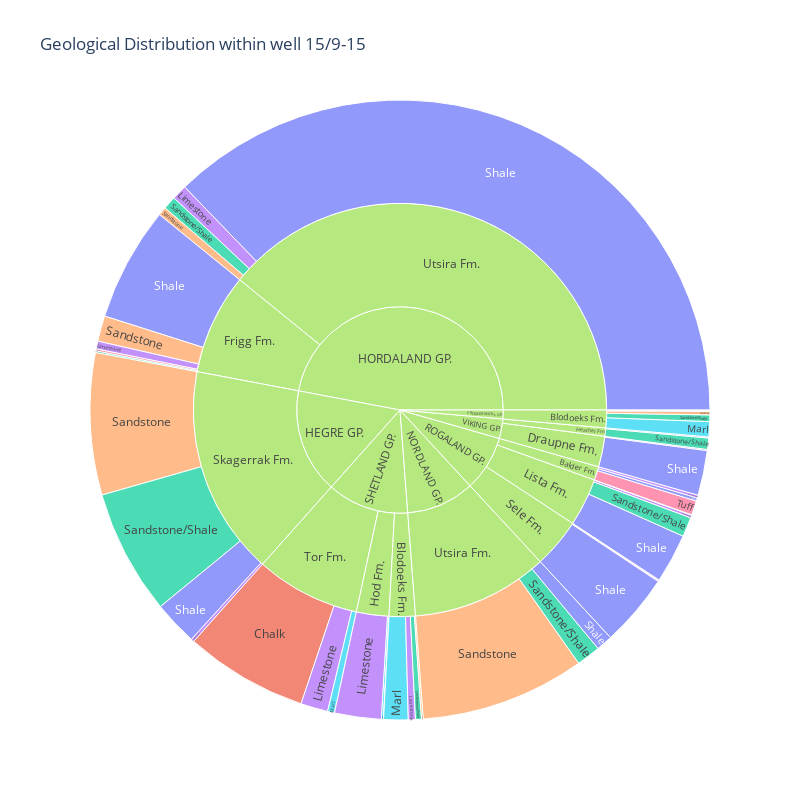

Here is the notebook cell this chart was saved with:
### Code cell
fig = px.sunburst(
    grouped_data,
    path=["GROUP", "FORMATION", "LITH"],
    values='count',
    title="Geological Distribution within well 15/9-15",
    width=800, 
    height=800,
    color='LITH',
)
fig.show()

### Figure 1 — Plotly figure (JSON) as saved in the notebook; plotly's stock layout.template omitted (floating-point values rounded to 4 significant figures)
{"data": [{"branchvalues": "total", "customdata": [["Shale"], ["Shale"], ["Chalk"], ["Sandstone/Shale"], ["Sandstone/Shale"], ["Limestone"], ["Shale"], ["Sandstone"], ["Shale"], ["Limestone"], ["Sandstone/Shale"], ["Shale"], ["Marl"], ["Sandstone/Shale"], ["Shale"], ["Shale"], ["Shale"], ["Chalk"], ["Shale"], ["Sandstone"], ["Limestone"], ["Limestone"], ["Limestone"], ["Marl"], ["Shale"], ["Sandstone/Shale"], ["Marl"], ["Tuff"], ["Limestone"], ["Sandstone"], ["Limestone"], ["Limestone"], ["Tuff"], ["Sandstone"], ["Sandstone/Shale"], ["Sandstone/Shale"], ["Sandstone"], ["Marl"], ["Limestone"], ["Limestone"], ["Limestone"], ["Tuff"], ["Sandstone"], ["Marl"], ["Sandstone/Shale"], ["(?)"], ["(?)"], ["(?)"], ["(?)"], ["(?)"], ["(?)"], ["(?)"], ["(?)"], ["(?)"], ["(?)"], ["(?)"], ["(?)"], ["(?)"], ["(?)"], ["(?)"], ["(?)"], ["(?)"], ["(?)"], ["(?)"], ["(?)"]], "domain": {"x": [0, 1], "y": [0, 1]}, "hovertemplate": "labels=%{label}<br>count=%{value}<br>parent=%{parent}<br>id=%{id}<br>LITH=%{customdata[0]}<extra></extra>", "ids": ["HORDALAND GP./Frigg Fm./Shale", "ROGALAND GP./Sele Fm./Shale", "SHETLAND GP./Hod Fm./Chalk", "ROGALAND GP./Lista Fm./Sandstone/Shale", "CROMER KNOLL GP./Blodoeks Fm./Sandstone/Shale", "VIKING GP./Draupne Fm./Limestone", "VIKING GP./Heather Fm./Shale", "HEGRE GP./Skagerrak Fm./Sandstone", "NORDLAND GP./Utsira Fm./Shale", "ROGALAND GP./Sele Fm./Limestone", "NORDLAND GP./Utsira Fm./Sandstone/Shale", "HEGRE GP./Skagerrak Fm./Shale", "SHETLAND GP./Blodoeks Fm./Marl", "SHETLAND GP./Blodoeks Fm./Sandstone/Shale", "ROGALAND GP./Lista Fm./Shale", "ROGALAND GP./Balder Fm./Shale", "HORDALAND GP./Utsira Fm./Shale", "SHETLAND GP./Tor Fm./Chalk", "CROMER KNOLL GP./Blodoeks Fm./Shale", "CROMER KNOLL GP./Blodoeks Fm./Sandstone", "HEGRE GP./Skagerrak Fm./Limestone", "ROGALAND GP./Balder Fm./Limestone", "HORDALAND GP./Frigg Fm./Limestone", "SHETLAND GP./Hod Fm./Marl", "VIKING GP./Draupne Fm./Shale", "HORDALAND GP./Frigg Fm./Sandstone/Shale", "ROGALAND GP./Lista Fm./Marl", "HORDALAND GP./Frigg Fm./Tuff", "SHETLAND GP./Hod Fm./Limestone", "SHETLAND GP./Blodoeks Fm./Sandstone", "SHETLAND GP./Tor Fm./Limestone", "CROMER KNOLL GP./Blodoeks Fm./Limestone", "ROGALAND GP./Balder Fm./Tuff", "HORDALAND GP./Utsira Fm./Sandstone", "HEGRE GP./Skagerrak Fm./Sandstone/Shale", "VIKING GP./Heather Fm./Sandstone/Shale", "HORDALAND GP./Frigg Fm./Sandstone", "SHETLAND GP./Tor Fm./Marl", "HORDALAND GP./Utsira Fm./Limestone", "ROGALAND GP./Lista Fm./Limestone", "SHETLAND GP./Blodoeks Fm./Limestone", "ROGALAND GP./Sele Fm./Tuff", "NORDLAND GP./Utsira Fm./Sandstone", "CROMER KNOLL GP./Blodoeks Fm./Marl", "HORDALAND GP./Utsira Fm./Sandstone/Shale", "ROGALAND GP./Balder Fm.", "CROMER KNOLL GP./Blodoeks Fm.", "SHETLAND GP./Blodoeks Fm.", "VIKING GP./Draupne Fm.", "HORDALAND GP./Frigg Fm.", "VIKING GP./Heather Fm.", "SHETLAND GP./Hod Fm.", "ROGALAND GP./Lista Fm.", "ROGALAND GP./Sele Fm.", "HEGRE GP./Skagerrak Fm.", "SHETLAND GP./Tor Fm.", "HORDALAND GP./Utsira Fm.", "NORDLAND GP./Utsira Fm.", "CROMER KNOLL GP.", "HEGRE GP.", "HORDALAND GP.", "NORDLAND GP.", "ROGALAND GP.", "SHETLAND GP.", "VIKING GP."], "labels": ["Shale", "Shale", "Chalk", "Sandstone/Shale", "Sandstone/Shale", "Limestone", "Shale", "Sandstone", "Shale", "Limestone", "Sandstone/Shale", "Shale", "Marl", "Sandstone/Shale", "Shale", "Shale", "Shale", "Chalk", "Shale", "Sandstone", "Limestone", "Limestone", "Limestone", "Marl", "Shale", "Sandstone/Shale", "Marl", "Tuff", "Limestone", "Sandstone", "Limestone", "Limestone", "Tuff", "Sandstone", "Sandstone/Shale", "Sandstone/Shale", "Sandstone", "Marl", "Limestone", "Limestone", "Limestone", "Tuff", "Sandstone", "Marl", "Sandstone/Shale", "Balder Fm.", "Blodoeks Fm.", "Blodoeks Fm.", "Draupne Fm.", "Frigg Fm.", "Heather Fm.", "Hod Fm.", "Lista Fm.", "Sele Fm.", "Skagerrak Fm.", "Tor Fm.", "Utsira Fm.", "Utsira Fm.", "CROMER KNOLL GP.", "HEGRE GP.", "HORDALAND GP.", "NORDLAND GP.", "ROGALAND GP.", "SHETLAND GP.", "VIKING GP."], "marker": {"colors": ["#636efa", "#636efa", "#EF553B", "#00cc96", "#00cc96", "#ab63fa", "#636efa", "#FFA15A", "#636efa", "#ab63fa", "#00cc96", "#636efa", "#19d3f3", "#00cc96", "#636efa", "#636efa", "#636efa", "#EF553B", "#636efa", "#FFA15A", "#ab63fa", "#ab63fa", "#ab63fa", "#19d3f3", "#636efa", "#00cc96", "#19d3f3", "#FF6692", "#ab63fa", "#FFA15A", "#ab63fa", "#ab63fa", "#FF6692", "#FFA15A", "#00cc96", "#00cc96", "#FFA15A", "#19d3f3", "#ab63fa", "#ab63fa", "#ab63fa", "#FF6692", "#FFA15A", "#19d3f3", "#00cc96", "#B6E880", "#B6E880", "#B6E880", "#B6E880", "#B6E880", "#B6E880", "#B6E880", "#B6E880", "#B6E880", "#B6E880", "#B6E880", "#B6E880", "#B6E880", "#B6E880", "#B6E880", "#B6E880", "#B6E880", "#B6E880", "#B6E880", "#B6E880"]}, "name": "", "parents": ["HORDALAND GP./Frigg Fm.", "ROGALAND GP./Sele Fm.", "SHETLAND GP./Hod Fm.", "ROGALAND GP./Lista Fm.", "CROMER KNOLL GP./Blodoeks Fm.", "VIKING GP./Draupne Fm.", "VIKING GP./Heather Fm.", "HEGRE GP./Skagerrak Fm.", "NORDLAND GP./Utsira Fm.", "ROGALAND GP./Sele Fm.", "NORDLAND GP./Utsira Fm.", "HEGRE GP./Skagerrak Fm.", "SHETLAND GP./Blodoeks Fm.", "SHETLAND GP./Blodoeks Fm.", "ROGALAND GP./Lista Fm.", "ROGALAND GP./Balder Fm.", "HORDALAND GP./Utsira Fm.", "SHETLAND GP./Tor Fm.", "CROMER KNOLL GP./Blodoeks Fm.", "CROMER KNOLL GP./Blodoeks Fm.", "HEGRE GP./Skagerrak Fm.", "ROGALAND GP./Balder Fm.", "HORDALAND GP./Frigg Fm.", "SHETLAND GP./Hod Fm.", "VIKING GP./Draupne Fm.", "HORDALAND GP./Frigg Fm.", "ROGALAND GP./Lista Fm.", "HORDALAND GP./Frigg Fm.", "SHETLAND GP./Hod Fm.", "SHETLAND GP./Blodoeks Fm.", "SHETLAND GP./Tor Fm.", "CROMER KNOLL GP./Blodoeks Fm.", "ROGALAND GP./Balder Fm.", "HORDALAND GP./Utsira Fm.", "HEGRE GP./Skagerrak Fm.", "VIKING GP./Heather Fm.", "HORDALAND GP./Frigg Fm.", "SHETLAND GP./Tor Fm.", "HORDALAND GP./Utsira Fm.", "ROGALAND GP./Lista Fm.", "SHETLAND GP./Blodoeks Fm.", "ROGALAND GP./Sele Fm.", "NORDLAND GP./Utsira Fm.", "CROMER KNOLL GP./Blodoeks Fm.", "HORDALAND GP./Utsira Fm.", "ROGALAND GP.", "CROMER KNOLL GP.", "SHETLAND GP.", "VIKING GP.", "HORDALAND GP.", "VIKING GP.", "SHETLAND GP.", "ROGALAND GP.", "ROGALAND GP.", "HEGRE GP.", "SHETLAND GP.", "HORDALAND GP.", "NORDLAND GP.", "", "", "", "", "", "", ""], "type": "sunburst", "values": [899, 572, 1, 154, 52, 9, 9, 1116, 128, 7, 189, 350, 192, 47, 388, 25, 5618, 968, 7, 27, 24, 22, 62, 16, 353, 12, 3, 16, 367, 14, 214, 4, 113, 67, 983, 89, 201, 55, 119, 21, 56, 6, 1295, 119, 104, 160, 209, 309, 362, 1190, 98, 384, 566, 585, 2473, 1237, 5908, 1612, 209, 2473, 7098, 1612, 1311, 1930, 460]}], "layout": {"height": 800, "legend": {"tracegroupgap": 0}, "title": {"text": "Geological Distribution within well 15/9-15"}, "width": 800}}
